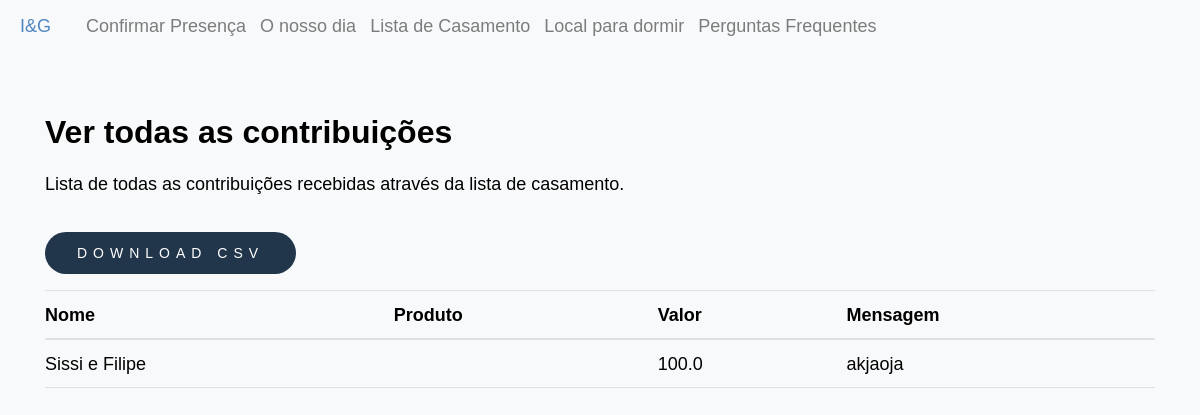
The page /contributions/all on the database as committed earlier.
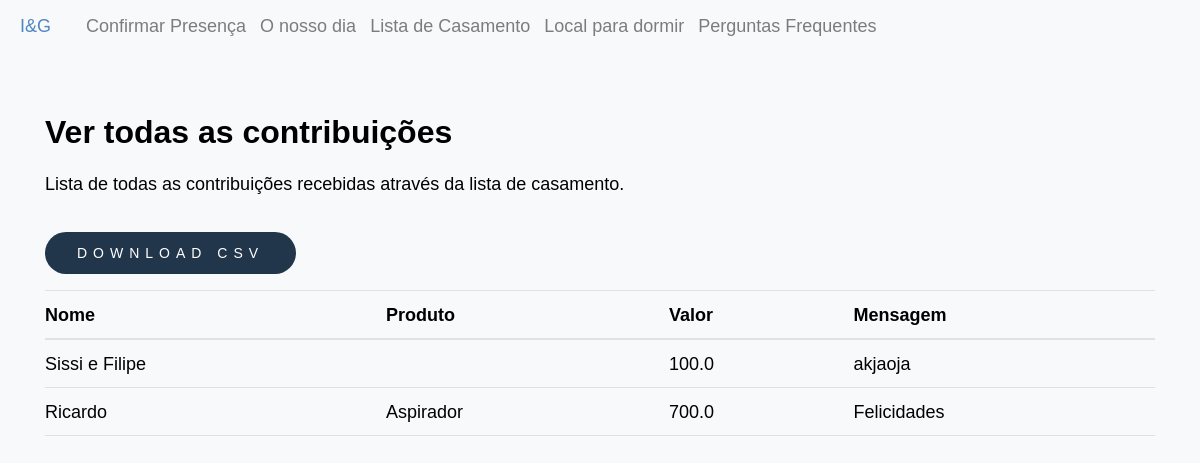
The same page on the database as committed later.
### inesegoncalo/models/contributions.py (models this page shows, shortened)
class Contribution(db.Model ,model.Model,model.Base):
    __tablename__ = 'contribution'
    __table_args__ = {'extend_existing': True}
    id = Column(Integer, primary_key=True)
    name = Column(String(80))
    value_contributed = Column(Float)
    message = Column(Text)
    product_id = Column(Integer, ForeignKey('products.id'))
    product = relationship('Product', back_populates="contributions")

### inesegoncalo/models/products.py (models this page shows, shortened)
class Product(db.Model, model.Model, model.Base):
    __tablename__ = 'products'
    __table_args__ = {'extend_existing': True}
    id = Column(Integer, primary_key=True)
    name = Column(String(80), unique=True, nullable=False)
    description = Column(Text)
    price = Column(Float)
    price_paid = Column(Float, default=0.0)
    store = Column(Text)
    show_price = Column(Boolean, default=True)
    priority = Column(Integer, default=10)
    category_id = Column(Integer, ForeignKey('categories.id'), nullable=True)
    images = relationship('ProductImage', back_populates="product")
    contributions = relationship('Contribution', back_populates="product")
    category = relationship('Category', back_populates="products")

### inesegoncalo/modules/contributions.py (the view)
@bp.route('/all', methods=('GET', 'POST'))
def all():
    contributions = Contribution.query.all()
    return render_template('contributions/all.html',contributions=contributions)

### inesegoncalo/templates/contributions/all.html (shortened to what this page needs)
{% extends 'layout.html' %}
{% block content %}
<div class="edit-page-container container">
    <div class="edit-card">
        <div class="edit-card-header">
            <div>
                <h2>Ver todas as contribuições</h2>
                <p>Lista de todas as contribuições recebidas através da lista de casamento.</p>
            </div>
            <button onclick="generateContributionsCSV()" class="btn btn_contribuir accept">
                Download CSV
            </button>
        </div>
        <div class="edit-table-wrapper">
            <table class="table edit-table">
                <thead>
                    <tr>
                        <th>Nome</th>
                        <th>Produto</th>
                        <th>Valor</th>
                        <th>Mensagem</th>
                    </tr>
                </thead>
                <tbody>
                    {% for contribution in contributions %}
                    <tr>
                        <td>{{ contribution.name }}</td>
                        <td>
                            {% if contribution.product %}
                                {{ contribution.product.name }}
                            {% endif %}
                        </td>
                        <td>{{ contribution.value_contributed }}</td>
                        <td>{{ contribution.message }}</td>
                    </tr>
                    {% else %}
                    <tr>
                        <td colspan="4" style="text-align: center; padding: 1.5rem 0;">
                            Ainda não existem contribuições.
                        </td>
                    </tr>
                    {% endfor %}
                </tbody>
            </table>
        </div>
    </div>
</div>
{% endblock %}

### inesegoncalo/templates/layout.html (shortened to what this page needs)
<!DOCTYPE html>
<html lang="en">
    <head>
        <link href="https://maxcdn.bootstrapcdn.com/bootstrap/4.1.3/css/bootstrap.min.css" rel="stylesheet">
        <link href="{{ url_for('static', filename='style/main.css')}}" rel="stylesheet">
        <link href="{{ url_for('static', filename='style/vendor.css')}}" rel="stylesheet">
        <link href="{{ url_for('static', filename='style/confirmation.css')}}" rel="stylesheet">
        <link href="{{ url_for('static', filename='style/card.css')}}" rel="stylesheet">
        <link href="{{ url_for('static', filename='style/contribution.css')}}" rel="stylesheet">
        <link href="{{ url_for('static', filename='style/timeline.css')}}" rel="stylesheet">
        <link href="{{ url_for('static', filename='style/lista_casamento.css')}}" rel="stylesheet">
        <link rel="stylesheet" href="https://use.fontawesome.com/releases/v5.2.0/css/all.css">
    <body id="top">
        <div>
            <nav class="navbar navbar-expand-lg navbar-light bg-light">
                <a  class="nav-link"  href="{{url_for('main.index')}}" style="color:#5086c1">
                    I&G
                </a>
                <div class="collapse navbar-collapse" id="navbarText">
                  <ul class="navbar-nav mr-auto">
                    <li class="nav-item">
                        <a class="nav-link" href="{{url_for('confirmations.confirmation')}}">Confirmar Presença</a>
                      </li>
                   <li class="nav-item">
                        <a class="nav-link"  href="{{url_for('main.info')}}">O nosso dia</a>
                    </li>
                    <li class="nav-item">
                        <a class="nav-link" href="{{url_for('products.all')}}">Lista de Casamento</a>
                      </li>
                      <li class="nav-item">
                        <a class="nav-link" href="{{url_for('main.hotels')}}">Local para dormir</a>
                      </li>
                      <li class="nav-item">
                        <a class="nav-link" href="{{url_for('main.faqs')}}">Perguntas Frequentes</a>
                      </li>
                  </ul>
                </div>
              </nav>
            </div>
        {% block content %}
        {% endblock %}
    </body>
</html>

### inesegoncalo/static/style/main.css (style rules this page uses)
html { font-size: 10px; }
html, body { height: 100%; }
body { background: #ffffff; font-family: 'Metropolis', sans-serif; font-size: 1.8rem; font-style: normal; font-weight: normal; line-height: 1.778; color: #000000; margin: 0; padding: 0; position: relative; }
h1, h2, h3, h4, h5, h6, .h1, .h2, .h3, .h4, .h5, .h6 { font-family: 'Metropolis', sans-serif ; font-weight: 700; font-style: normal; color: #000000; font-variant-ligatures: common-ligatures; text-rendering: optimizeLegibility; }
h1, .h1, h2, .h2, h3, .h3, h4, .h4 { margin-top: 6rem; margin-bottom: 1.6rem; }
h2, .h2 { font-size: 3.2rem; line-height: 1.25; }
ul { list-style: disc; }
li { display: list-item; }
ol, ul { margin-left: 1.6rem; }
ul li { padding-left: .4rem; }
table { border-width: 0; width: 100%; max-width: 100%; font-family: 'Metropolis', sans-serif ; border-collapse: collapse; }
th, td { padding: 1.5rem 3.2rem; text-align: left; border-bottom: 1px solid #e0e0e0; }
th { color: #000000; font-family: 'Metropolis', sans-serif ; font-weight: 700; }
th:first-child, td:first-child { padding-left: 0; }
th:last-child, td:last-child { padding-right: 0; }
button, .btn { margin-bottom: 1.6rem; }
input, textarea, select, pre, blockquote, figure, table, p, ul, ol, dl, form, .video-container, .ss-custom-select { margin-bottom: 3.2rem; }
::placeholder { color: #8c8c8c; }
.btn, button, input[type="submit"], input[type="reset"], input[type="button"] { display: inline-block; font-family: 'Metropolis', sans-serif ; font-weight: 700; font-size: 1.1rem; text-transform: uppercase; letter-spacing: .6rem; height: 6rem; line-height: 5.6rem; padding: 0 3.2rem; margin: 0 .4rem 1.6rem 0; color: #ffffff; text-decoration: none; text-align: center; white-space: nowrap; cursor: pointer; transition: all .3s ease-in-out; -webkit-font-smoothing: antialiased; -moz-osx-font-smoothing: grayscale; border-radius: 4px; background-color: #272727; border: 0.2rem solid #272727; }

### inesegoncalo/static/style/card.css (style rules this page uses)
body { background-color: #f8f9fa!important }
.btn_contribuir { background-color: #22364b; color: #ffffff; font-weight: 400; height: 50px; font-size: 14px; border: none; border-radius: 40px; text-transform: uppercase; line-height: 3em !important; height: auto !important; }

### inesegoncalo/static/style/lista_casamento.css (style rules this page uses)
a, a:hover { text-decoration: none; transition: color 0.3s ease-in-out; }

Rows that differ between the two databases and show on the page:
added Contribution: name "Ricardo", product.name "Aspirador", value_contributed "700.0", message "Felicidades"
